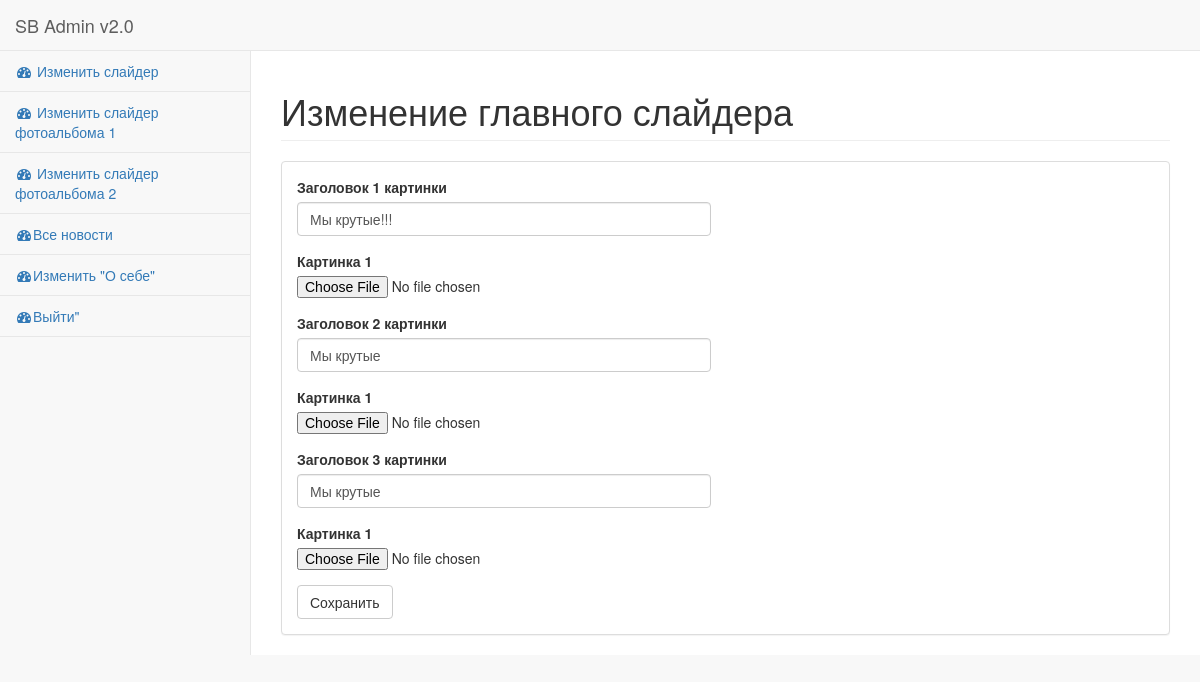
The page /index.php/admin/editslider on the database its author committed.
### tables this page shows
CREATE TABLE IF NOT EXISTS `slider` (
  `id` int(5) NOT NULL AUTO_INCREMENT,
  `url` varchar(255) NOT NULL,
  `title` varchar(255) NOT NULL,
  PRIMARY KEY (`id`)
);

### application/controllers/Admin.php (called while the page is built, shortened)
<?php
class Admin extends CI_Controller {
	public function __construct()
        {
			$this->load->model('Main_m');
		}
	public function editslider()
	{
		$data['slider']=$this->Main_m->get_slider();
		$data['slider']=$this->Main_m->get_slider();
		$this->load->view('admin_edit_slider',$data);
	}
}

### index.php (called while the page is built, shortened)
<?php
require_once BASEPATH.'core/CodeIgniter.php';

### application/models/Main_m.php (called while the page is built, shortened)
<?php
class Main_m extends CI_Model {
        public function get_slider()
        {
                $query = $this->db->get('slider');
                return $query->result();
        }
}
?>

### application/views/admin_edit_slider.php (the view, shortened to what this page needs)
<!DOCTYPE html>
<html lang="en">
<head>
    <link href="/media/vendor/bootstrap/css/bootstrap.min.css" rel="stylesheet">
    <link href="/media/vendor/metisMenu/metisMenu.min.css" rel="stylesheet">
    <link href="/media/dist/css/sb-admin-2.css" rel="stylesheet">
    <link href="/media/vendor/font-awesome/css/font-awesome.min.css" rel="stylesheet" type="text/css">
</head>
<body>
    <div id="wrapper">
        <nav class="navbar navbar-default navbar-static-top" role="navigation" style="margin-bottom: 0">
            <div class="navbar-header">
                <a class="navbar-brand" href="index.html">SB Admin v2.0</a>
            </div>
            <div class="navbar-default sidebar" role="navigation">
                <div class="sidebar-nav navbar-collapse">
                    <ul class="nav" id="side-menu">
						<li>
                            <a href="/admin/editslider"><i class="fa fa-dashboard fa-fw"></i> Изменить слайдер</a>
                        </li>
						<li>
                            <a href="/admin/editgalerey"><i class="fa fa-dashboard fa-fw"></i> Изменить слайдер фотоальбома 1</a>
                        </li>
						<li>
                            <a href="/admin/editgalerey2"><i class="fa fa-dashboard fa-fw"></i> Изменить слайдер фотоальбома 2</a>
                        </li>
						<li>
                            <a href="/admin/news"><i class="fa fa-dashboard fa-fw"></i>Все новости</a>
                        </li>
						<li>
                            <a href="/admin/aboutme"><i class="fa fa-dashboard fa-fw"></i>Изменить "О себе"</a>
                        </li>
						<li>
                            <a href="/admin/exit"><i class="fa fa-dashboard fa-fw"></i>Выйти"</a>
                        </li>
                    </ul>
                </div>
            </div>
        </nav>
        <div id="page-wrapper">
            <div class="row">
                <div class="col-lg-12">
                    <h1 class="page-header">Изменение главного слайдера</h1>
                </div>
            </div>
            <div class="row">
                <div class="col-lg-12">
                    <div class="panel panel-default">
                        <div class="panel-body">
                            <div class="row">
                                <div class="col-lg-6">
                                    <form action="/admin/editslider" enctype="multipart/form-data" method="POST">
                                        <div class="form-group">
                                            <label>Заголовок 1 картинки</label>
                                            <input class="form-control" placeholder="Текст" name="title1" value="<?php echo $slider[0]->title?>">
                                        </div>
                                        <div class="form-group">
                                            <label>Картинка 1</label>
                                            <input type="file" name="slider1">
                                        </div>
										<div class="form-group">
                                            <label>Заголовок 2 картинки</label>
                                            <input class="form-control" placeholder="Текст" name="title2" value="<?php echo $slider[1]->title?>">
                                        </div>
                                        <div class="form-group">
                                            <label>Картинка 1</label>
                                            <input type="file" name="slider2">
                                        </div>
										<div class="form-group">
                                            <label>Заголовок 3 картинки</label>
                                            <input class="form-control" placeholder="Текст" name="title3" value="<?php echo $slider[2]->title?>">
                                        </div>
                                        <div class="form-group">
                                            <label>Картинка 1</label>
                                            <input type="file" name="slider3">
                                        </div>
                                        <button type="submit" class="btn btn-default">Сохранить</button>
                                    </form>
                                </div>
                            </div>
                        </div>
                    </div>
                </div>
            </div>
        </div>
    </div>
</body>
</html>

### rows shown on the page
slider: title1 "Мы крутые!!!"
slider: title2 "Мы крутые"
slider: title3 "Мы крутые"
